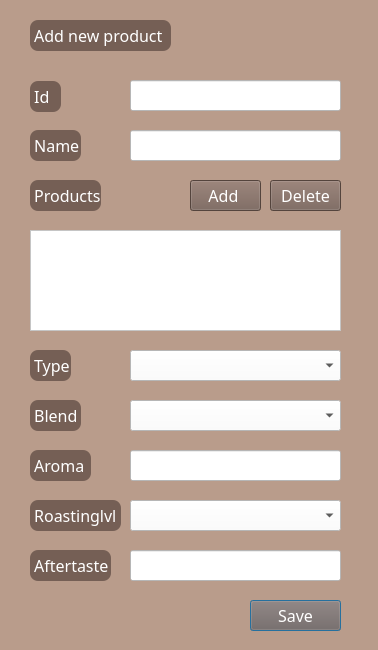
<?xml version="1.0" encoding="UTF-8"?>
<ui version="4.0">
 <class>Insert_Edit</class>
 <widget class="QDialog" name="Insert_Edit">
  <property name="geometry">
   <rect>
    <x>0</x>
    <y>0</y>
    <width>378</width>
    <height>650</height>
   </rect>
  </property>
  <property name="windowTitle">
   <string>Data Insert</string>
  </property>
  <property name="styleSheet">
   <string notr="true">background-color:#B99C8B;</string>
  </property>
  <widget class="QLabel" name="lb_Showstatus">
   <property name="geometry">
    <rect>
     <x>30</x>
     <y>20</y>
     <width>141</width>
     <height>31</height>
    </rect>
   </property>
   <property name="font">
    <font>
     <family>Kanit Light</family>
     <pointsize>12</pointsize>
    </font>
   </property>
   <property name="styleSheet">
    <string notr="true">background-color:#755F55;
border:1px;
border-radius: 8px;
color:white;</string>
   </property>
   <property name="text">
    <string> Add new product</string>
   </property>
  </widget>
  <widget class="QLabel" name="label_2">
   <property name="geometry">
    <rect>
     <x>30</x>
     <y>81</y>
     <width>31</width>
     <height>31</height>
    </rect>
   </property>
   <property name="font">
    <font>
     <family>Kanit Light</family>
     <pointsize>12</pointsize>
    </font>
   </property>
   <property name="styleSheet">
    <string notr="true">background-color:#755F55;
border:1px;
border-radius: 8px;
color:white;</string>
   </property>
   <property name="text">
    <string> Id</string>
   </property>
  </widget>
  <widget class="QLabel" name="label_3">
   <property name="geometry">
    <rect>
     <x>30</x>
     <y>130</y>
     <width>51</width>
     <height>31</height>
    </rect>
   </property>
   <property name="font">
    <font>
     <family>Kanit Light</family>
     <pointsize>12</pointsize>
    </font>
   </property>
   <property name="styleSheet">
    <string notr="true">background-color:#755F55;
border:1px;
border-radius: 8px;
color:white;</string>
   </property>
   <property name="text">
    <string> Name</string>
   </property>
  </widget>
  <widget class="QLabel" name="label_4">
   <property name="geometry">
    <rect>
     <x>30</x>
     <y>180</y>
     <width>71</width>
     <height>31</height>
    </rect>
   </property>
   <property name="font">
    <font>
     <family>Kanit Light</family>
     <pointsize>12</pointsize>
    </font>
   </property>
   <property name="styleSheet">
    <string notr="true">background-color:#755F55;
border:1px;
border-radius: 8px;
color:white;</string>
   </property>
   <property name="text">
    <string> Products</string>
   </property>
  </widget>
  <widget class="QLabel" name="label_5">
   <property name="geometry">
    <rect>
     <x>30</x>
     <y>350</y>
     <width>41</width>
     <height>31</height>
    </rect>
   </property>
   <property name="font">
    <font>
     <family>Kanit Light</family>
     <pointsize>12</pointsize>
    </font>
   </property>
   <property name="styleSheet">
    <string notr="true">background-color:#755F55;
border:1px;
border-radius: 8px;
color:white;</string>
   </property>
   <property name="text">
    <string> Type</string>
   </property>
  </widget>
  <widget class="QLabel" name="label_6">
   <property name="geometry">
    <rect>
     <x>30</x>
     <y>400</y>
     <width>51</width>
     <height>31</height>
    </rect>
   </property>
   <property name="font">
    <font>
     <family>Kanit Light</family>
     <pointsize>12</pointsize>
    </font>
   </property>
   <property name="styleSheet">
    <string notr="true">background-color:#755F55;
border:1px;
border-radius: 8px;
color:white;</string>
   </property>
   <property name="text">
    <string> Blend</string>
   </property>
  </widget>
  <widget class="QLabel" name="label_7">
   <property name="geometry">
    <rect>
     <x>30</x>
     <y>450</y>
     <width>61</width>
     <height>31</height>
    </rect>
   </property>
   <property name="font">
    <font>
     <family>Kanit Light</family>
     <pointsize>12</pointsize>
    </font>
   </property>
   <property name="styleSheet">
    <string notr="true">background-color:#755F55;
border:1px;
border-radius: 8px;
color:white;</string>
   </property>
   <property name="text">
    <string> Aroma</string>
   </property>
  </widget>
  <widget class="QLabel" name="label_8">
   <property name="geometry">
    <rect>
     <x>30</x>
     <y>500</y>
     <width>91</width>
     <height>31</height>
    </rect>
   </property>
   <property name="font">
    <font>
     <family>Kanit Light</family>
     <pointsize>12</pointsize>
    </font>
   </property>
   <property name="styleSheet">
    <string notr="true">background-color:#755F55;
border:1px;
border-radius: 8px;
color:white;</string>
   </property>
   <property name="text">
    <string> Roastinglvl</string>
   </property>
  </widget>
  <widget class="QLabel" name="label_9">
   <property name="geometry">
    <rect>
     <x>30</x>
     <y>550</y>
     <width>81</width>
     <height>31</height>
    </rect>
   </property>
   <property name="font">
    <font>
     <family>Kanit Light</family>
     <pointsize>12</pointsize>
    </font>
   </property>
   <property name="styleSheet">
    <string notr="true">background-color:#755F55;
border:1px;
border-radius: 8px;
color:white;</string>
   </property>
   <property name="text">
    <string> Aftertaste</string>
   </property>
  </widget>
  <widget class="QLineEdit" name="txt_Id">
   <property name="geometry">
    <rect>
     <x>130</x>
     <y>80</y>
     <width>211</width>
     <height>31</height>
    </rect>
   </property>
   <property name="font">
    <font>
     <family>Kanit Light</family>
     <pointsize>12</pointsize>
    </font>
   </property>
   <property name="styleSheet">
    <string notr="true">background-color:white;</string>
   </property>
  </widget>
  <widget class="QLineEdit" name="txt_Name">
   <property name="geometry">
    <rect>
     <x>130</x>
     <y>130</y>
     <width>211</width>
     <height>31</height>
    </rect>
   </property>
   <property name="font">
    <font>
     <family>Kanit Light</family>
     <pointsize>12</pointsize>
    </font>
   </property>
   <property name="styleSheet">
    <string notr="true">background-color:white;</string>
   </property>
  </widget>
  <widget class="QLineEdit" name="txt_Aroma">
   <property name="geometry">
    <rect>
     <x>130</x>
     <y>450</y>
     <width>211</width>
     <height>31</height>
    </rect>
   </property>
   <property name="font">
    <font>
     <family>Kanit Light</family>
     <pointsize>12</pointsize>
    </font>
   </property>
   <property name="styleSheet">
    <string notr="true">background-color:white;</string>
   </property>
  </widget>
  <widget class="QLineEdit" name="txt_Taste">
   <property name="geometry">
    <rect>
     <x>130</x>
     <y>550</y>
     <width>211</width>
     <height>31</height>
    </rect>
   </property>
   <property name="font">
    <font>
     <family>Kanit Light</family>
     <pointsize>12</pointsize>
    </font>
   </property>
   <property name="styleSheet">
    <string notr="true">background-color:white;</string>
   </property>
  </widget>
  <widget class="QPushButton" name="btn_Save">
   <property name="geometry">
    <rect>
     <x>250</x>
     <y>600</y>
     <width>91</width>
     <height>31</height>
    </rect>
   </property>
   <property name="font">
    <font>
     <family>Kanit Light</family>
     <pointsize>12</pointsize>
    </font>
   </property>
   <property name="styleSheet">
    <string notr="true">background-color:#755F55;
color:white;</string>
   </property>
   <property name="text">
    <string>Save</string>
   </property>
  </widget>
  <widget class="QPushButton" name="btn_Addproduct">
   <property name="geometry">
    <rect>
     <x>190</x>
     <y>180</y>
     <width>71</width>
     <height>31</height>
    </rect>
   </property>
   <property name="font">
    <font>
     <family>Kanit Light</family>
     <pointsize>12</pointsize>
    </font>
   </property>
   <property name="styleSheet">
    <string notr="true">background-color:#755F55;
color:white;</string>
   </property>
   <property name="text">
    <string>Add </string>
   </property>
  </widget>
  <widget class="QTableWidget" name="tb_Products">
   <property name="geometry">
    <rect>
     <x>30</x>
     <y>230</y>
     <width>311</width>
     <height>101</height>
    </rect>
   </property>
   <property name="font">
    <font>
     <family>Kanit Light</family>
     <pointsize>12</pointsize>
    </font>
   </property>
   <property name="styleSheet">
    <string notr="true">background-color:white;</string>
   </property>
  </widget>
  <widget class="QComboBox" name="cbo_Type">
   <property name="geometry">
    <rect>
     <x>130</x>
     <y>350</y>
     <width>211</width>
     <height>31</height>
    </rect>
   </property>
   <property name="font">
    <font>
     <family>Kanit Light</family>
     <pointsize>12</pointsize>
    </font>
   </property>
   <property name="styleSheet">
    <string notr="true">background-color:white;</string>
   </property>
  </widget>
  <widget class="QComboBox" name="cbo_Blend">
   <property name="geometry">
    <rect>
     <x>130</x>
     <y>400</y>
     <width>211</width>
     <height>31</height>
    </rect>
   </property>
   <property name="font">
    <font>
     <family>Kanit Light</family>
     <pointsize>12</pointsize>
    </font>
   </property>
   <property name="styleSheet">
    <string notr="true">background-color:white;</string>
   </property>
  </widget>
  <widget class="QComboBox" name="cbo_Roasted">
   <property name="geometry">
    <rect>
     <x>130</x>
     <y>500</y>
     <width>211</width>
     <height>31</height>
    </rect>
   </property>
   <property name="font">
    <font>
     <family>Kanit Light</family>
     <pointsize>12</pointsize>
    </font>
   </property>
   <property name="styleSheet">
    <string notr="true">background-color:white;</string>
   </property>
  </widget>
  <widget class="QPushButton" name="btn_Deleteproduct">
   <property name="geometry">
    <rect>
     <x>270</x>
     <y>180</y>
     <width>71</width>
     <height>31</height>
    </rect>
   </property>
   <property name="font">
    <font>
     <family>Kanit Light</family>
     <pointsize>12</pointsize>
    </font>
   </property>
   <property name="styleSheet">
    <string notr="true">background-color:#755F55;
color:white;</string>
   </property>
   <property name="text">
    <string>Delete</string>
   </property>
  </widget>
 </widget>
 <resources/>
 <connections/>
</ui>
